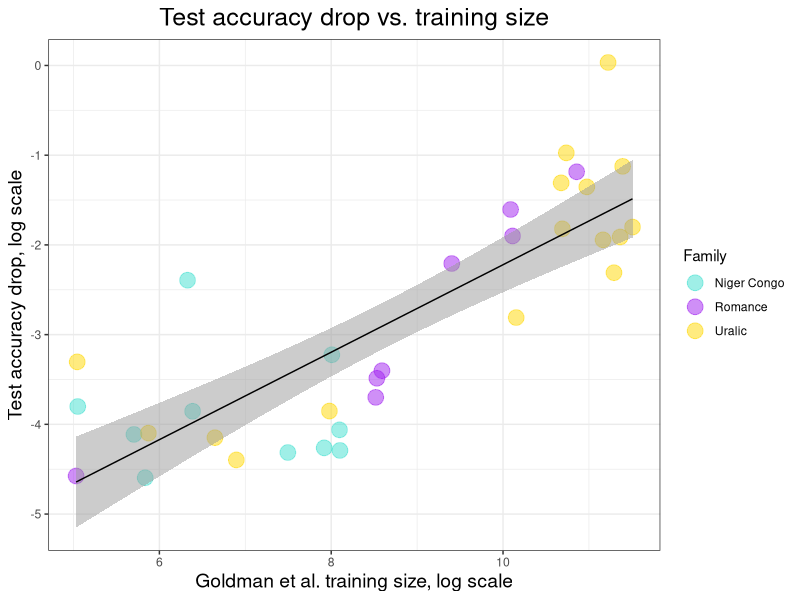
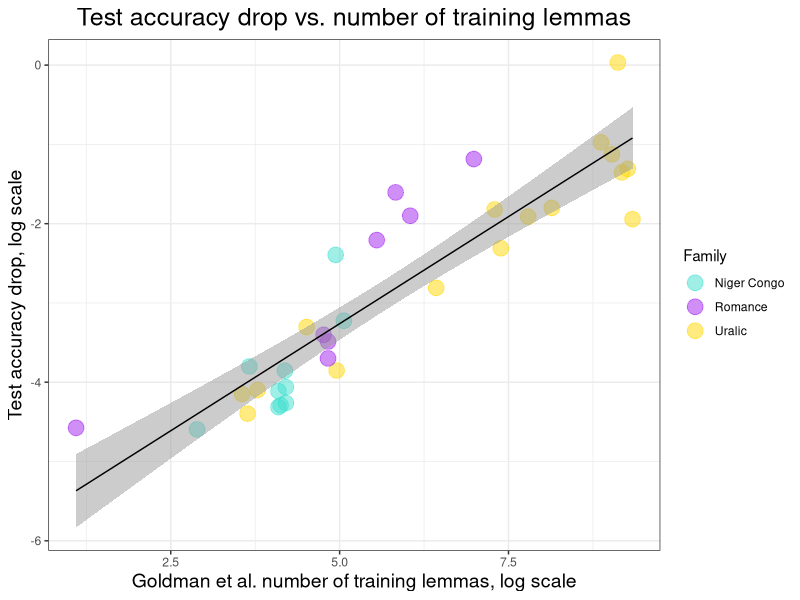
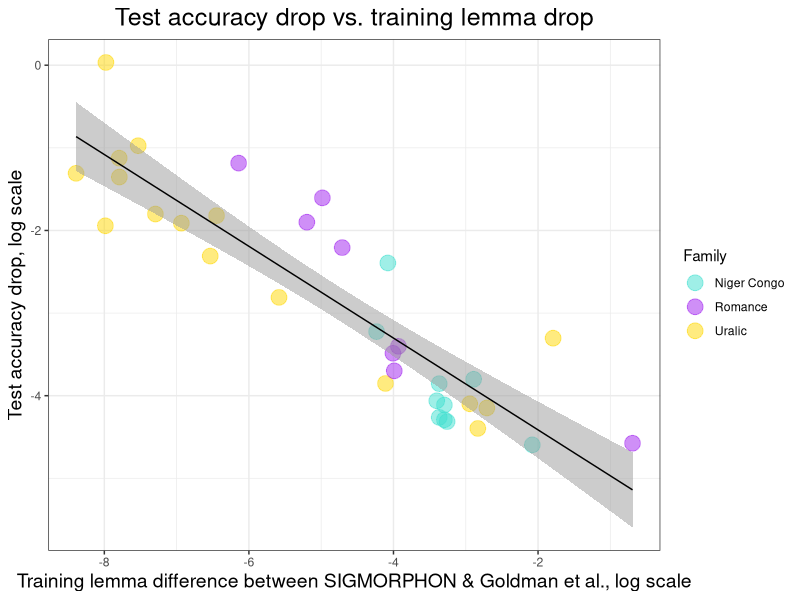
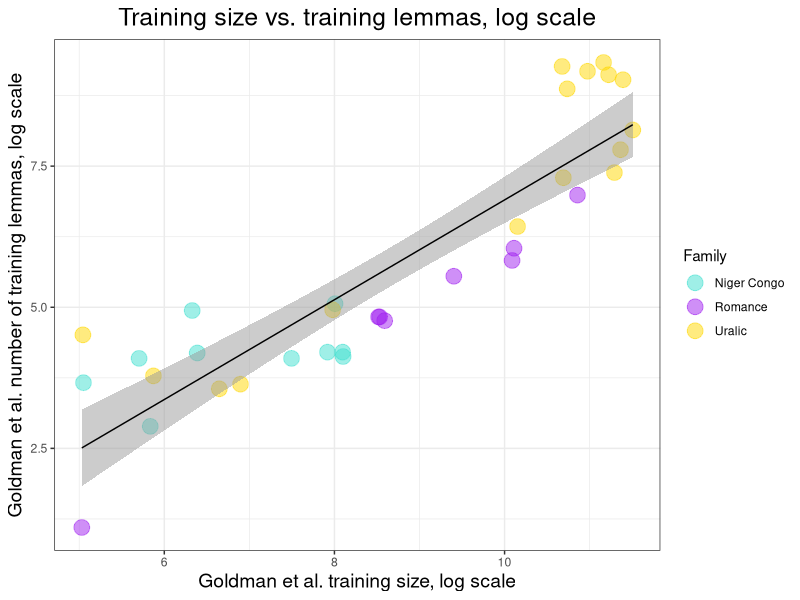
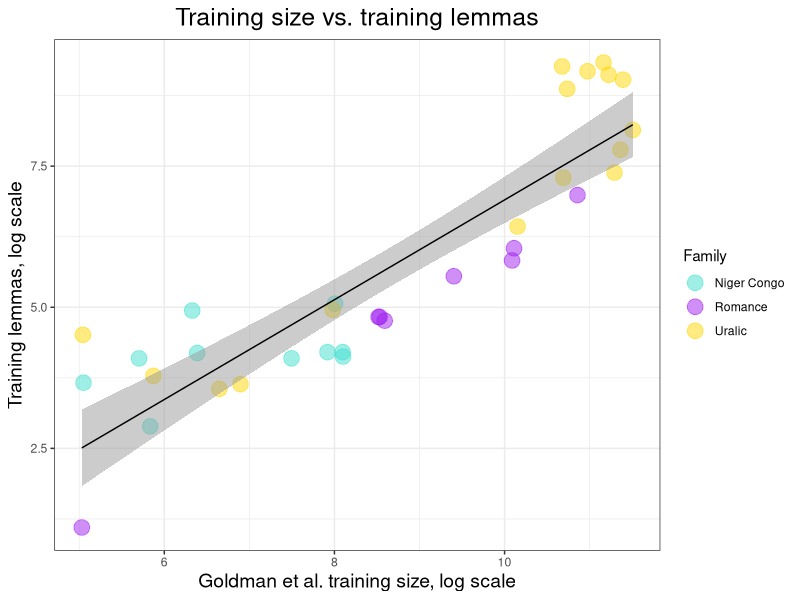
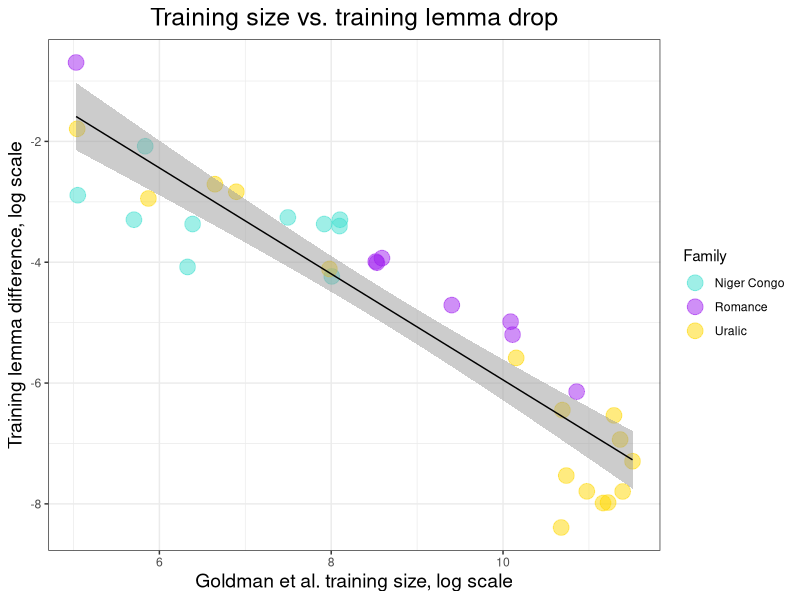
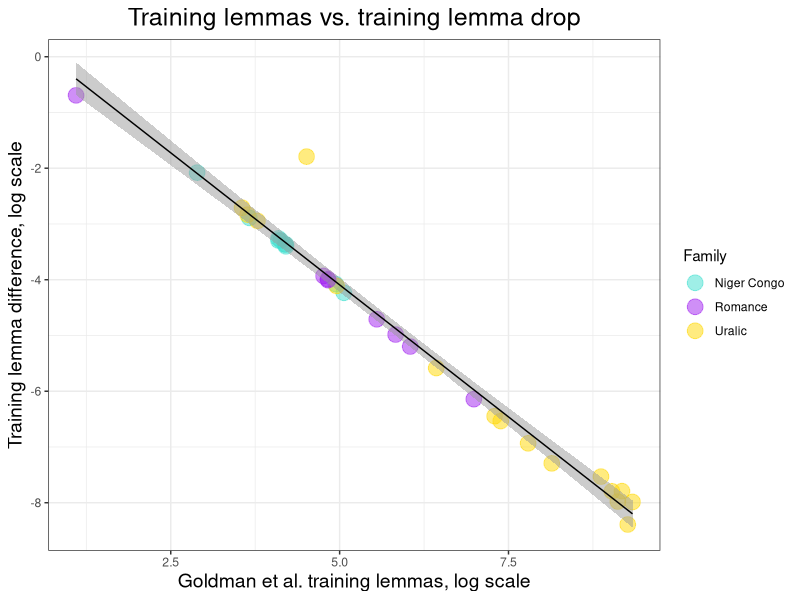
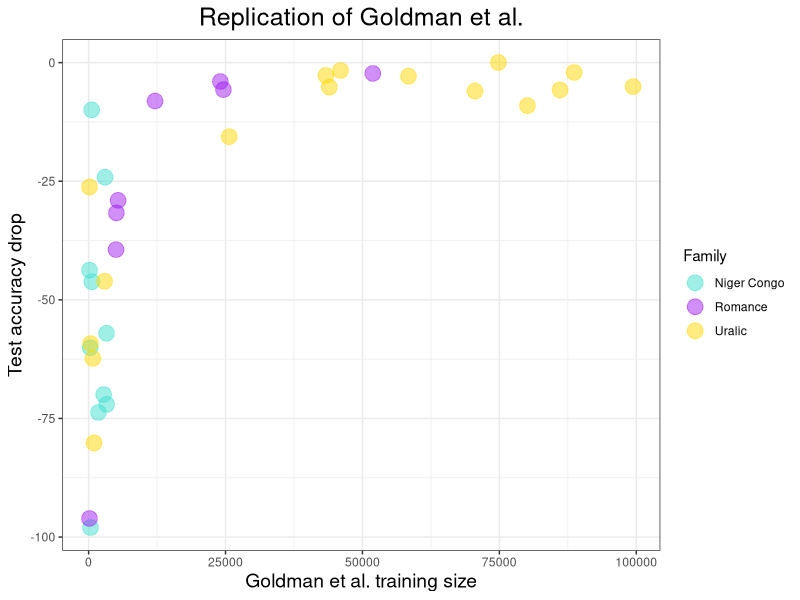

The R script that drew these images, in order:
library(ggplot2)
library(tidyverse)
library(car)

##### Load in the data #####

df<-read.csv("replication/replication_complete.csv")
# Make the family column pretty 
df$Family = str_to_title(str_replace(df$Family, "_", " "))


# We're going to be making a lot of log-log plots, so lets make our lives easier:
df$log_test_acc_drop = -1*log((-1*df$test_acc_drop)+1)
df$log_train_lemma_diff = -1*log(-1*df$train_lemma_diff_raw)


##### Plotting all the strong relationships, on the log-log scale #####

# Training size vs. test accuracy drop, log-log scale
df %>% 
  ggplot(aes(log(Goldman_train_size), log_test_acc_drop)) + 
  geom_point(aes(colour = Family), size = 5, alpha = 0.5) + 
  scale_color_manual(values=c("turquoise", "purple", "gold")) + 
  theme_bw() + 
  xlab("Goldman et al. training size, log scale") + 
  ylab("Test accuracy drop, log scale") + 
  ggtitle("Test accuracy drop vs. training size") + 
  theme(plot.title = element_text(hjust=0.5, size=18), 
        axis.title.y = element_text(size=14),
        axis.title.x = element_text(size=14),
  )  + 
  stat_smooth(method="lm", color="black", size=0.5, alpha = 0.5)

# Training lemmas vs. test accuracy drop, log-log-scale 
df %>% 
  ggplot(aes(log(Goldman_train_lemmas), log_test_acc_drop)) + 
  geom_point(aes(colour = Family), size = 5, alpha = 0.5) + 
  scale_color_manual(values=c("turquoise", "purple", "gold")) + 
  theme_bw() + 
  xlab("Goldman et al. number of training lemmas, log scale") + 
  ylab("Test accuracy drop, log scale") + 
  ggtitle("Test accuracy drop vs. number of training lemmas") + 
  theme(plot.title = element_text(hjust=0.5, size=18), 
        axis.title.y = element_text(size=14),
        axis.title.x = element_text(size=14),
  )  + 
  stat_smooth(method="lm", color="black", size=0.5, alpha = 0.5)

# Training lemma difference vs. test accuracy drop, log-log scale
df %>% 
  ggplot(aes(-log(-1*train_lemma_diff_raw), log_test_acc_drop)) + 
  geom_point(aes(colour = Family), size = 5, alpha = 0.5) + 
  scale_color_manual(values=c("turquoise", "purple", "gold")) + 
  theme_bw() + 
  xlab("Training lemma difference between SIGMORPHON & Goldman et al., log scale") + 
  ylab("Test accuracy drop, log scale") + 
  ggtitle("Test accuracy drop vs. training lemma drop") +
  theme(plot.title = element_text(hjust=0.5, size=18), 
        axis.title.y = element_text(size=14),
        axis.title.x = element_text(size=14),
  )  + 
  stat_smooth(method="lm", color="black", size=0.5, alpha = 0.5)

# Training size vs. training lemmas, log-log plot
df %>% 
  ggplot(aes(log(Goldman_train_size), log(Goldman_train_lemmas))) + 
  geom_point(aes(colour = Family), size = 5, alpha = 0.5) + 
  scale_color_manual(values=c("turquoise", "purple", "gold")) + 
  theme_bw() + 
  xlab("Goldman et al. training size, log scale") + 
  ylab("Goldman et al. number of training lemmas, log scale") + 
  ggtitle("Training size vs. training lemmas, log scale") + 
  theme(plot.title = element_text(hjust=0.5, size=18), 
        axis.title.y = element_text(size=14),
        axis.title.x = element_text(size=14),
  )  + 
  stat_smooth(method="lm", color="black", size=0.5, alpha = 0.5)



##### Basic stats before the fancy ones #####

# Calculate the basic stats we'll use
correlations <- function(a, b){
  print(cor.test(a, b, method="pearson"))
  print(cor.test(a, b, method="spearman"))
  print(cor.test(a, b, method="kendall"))
}

# Training size
correlations(log(df$Goldman_train_size), df$log_test_acc_drop)

# Training lemmas
correlations(log(df$Goldman_train_lemmas), df$log_test_acc_drop)

# Training lemma drop
correlations(df$log_train_lemma_diff, df$log_test_acc_drop)


##### Co-linearity #####

# Training size vs. training lemmas, log-log
df %>%
  ggplot(aes(log(Goldman_train_size), log(Goldman_train_lemmas))) + 
  geom_point(aes(colour = Family), size = 5, alpha = 0.5) + 
  scale_color_manual(values=c("turquoise", "purple", "gold")) + 
  theme_bw() + 
  xlab("Goldman et al. training size, log scale") + 
  ylab("Training lemmas, log scale") + 
  ggtitle("Training size vs. training lemmas") + 
  theme(plot.title = element_text(hjust=0.5, size=18), 
        axis.title.y = element_text(size=14),
        axis.title.x = element_text(size=14),
  )  + 
  stat_smooth(method="lm", color="black", size=0.5, alpha = 0.5)

correlations(log(df$Goldman_train_size), log(df$Goldman_train_lemmas))

# Training size vs. difference in training lemmas, log-log
df %>%
  ggplot(aes(log(Goldman_train_size), log_train_lemma_diff)) + 
  geom_point(aes(colour = Family), size = 5, alpha = 0.5) + 
  scale_color_manual(values=c("turquoise", "purple", "gold")) + 
  theme_bw() + 
  xlab("Goldman et al. training size, log scale") + 
  ylab("Training lemma difference, log scale") + 
  ggtitle("Training size vs. training lemma drop") + 
  theme(plot.title = element_text(hjust=0.5, size=18), 
        axis.title.y = element_text(size=14),
        axis.title.x = element_text(size=14),
  )  + 
  stat_smooth(method="lm", color="black", size=0.5, alpha = 0.5)

correlations(log(df$Goldman_train_size), df$log_train_lemma_diff)

# Training lemmas vs. difference in training lemmas, log-log
df %>%
  ggplot(aes(log(Goldman_train_lemmas), log_train_lemma_diff)) + 
  geom_point(aes(colour = Family), size = 5, alpha = 0.5) + 
  scale_color_manual(values=c("turquoise", "purple", "gold")) + 
  theme_bw() + 
  xlab("Goldman et al. training lemmas, log scale") + 
  ylab("Training lemma difference, log scale") + 
  ggtitle("Training lemmas vs. training lemma drop") + 
  theme(plot.title = element_text(hjust=0.5, size=18), 
        axis.title.y = element_text(size=14),
        axis.title.x = element_text(size=14),
  )  + 
  stat_smooth(method="lm", color="black", size=0.5, alpha = 0.5)

correlations(log(df$Goldman_train_lemmas), df$log_train_lemma_diff)



##### Pirate Stats! #####

# Fit a linear model to just train size and look at the R^2 & AIC
train_size_lm = lm(log_test_acc_drop ~ log(Goldman_train_size), data = df)
summary(train_size_lm)
AIC(train_size_lm)

# Fit a linear model to just train lemmas and look at the R^2 and AIC
train_lemma_lm = lm(log_test_acc_drop ~ log(Goldman_train_lemmas), data = df)
summary(train_lemma_lm)
AIC(train_lemma_lm)

# Fit a linear model to just lemma drop and look at the R^2 and AIC
lemma_drop_lm = lm(log_test_acc_drop ~ log_train_lemma_diff, data = df)
summary(lemma_drop_lm)
AIC(lemma_drop_lm)

# Fit a linear model to lemmas + train size
lemmas_train_lm = lm(log_test_acc_drop ~ log(Goldman_train_size) + log(Goldman_train_lemmas), data = df)
summary(lemmas_train_lm)
AIC(lemmas_train_lm)
anova(train_lemma_lm, lemmas_train_lm)
vif(lemmas_train_lm)

# Fit a linear model to lemmas + lemma drop
lemmas_drop_lm = lm(log_test_acc_drop ~ log(Goldman_train_lemmas) + log_train_lemma_diff, data = df)
summary(lemmas_drop_lm)
AIC(lemmas_drop_lm)
anova(train_lemma_lm, lemmas_drop_lm)
vif(lemmas_drop_lm)



###### Basic Scatter Plots in case we still want them later ######

# Training size
df %>% 
  ggplot(aes(Goldman_train_size, test_acc_drop)) + 
  geom_point(aes(colour = Family), size = 5, alpha = 0.5) + 
  scale_color_manual(values=c("turquoise", "purple", "gold")) + 
  theme_bw() + 
  xlab("Goldman et al. training size") + 
  ylab("Test accuracy drop") + 
  ggtitle("Replication of Goldman et al.") + 
  theme(plot.title = element_text(hjust=0.5, size=18), 
        axis.title.y = element_text(size=14),
        axis.title.x = element_text(size=14),
        )

# Training lemmas
df %>% 
  ggplot(aes(Goldman_train_lemmas, test_acc_drop)) + 
  geom_point(aes(colour = Family), size = 5, alpha = 0.5) + 
  scale_color_manual(values=c("turquoise", "purple", "gold")) + 
  theme_bw() + 
  xlab("Goldman et al. training lemmas") + 
  ylab("Test accuracy drop") + 
  ggtitle("Test accuracy drop vs. training lemmas") + 
  theme(plot.title = element_text(hjust=0.5, size=18), 
        axis.title.y = element_text(size=14),
        axis.title.x = element_text(size=14),
  )

# Raw difference
df %>% 
  ggplot(aes(train_lemma_diff_raw, test_acc_drop)) + 
  geom_point(aes(colour = Family), size = 5, alpha = 0.5) + 
  scale_color_manual(values=c("turquoise", "purple", "gold")) + 
  theme_bw() + 
  xlab("Training lemma difference between SIGMORPHON & Goldman et al.") + 
  ylab("Test accuracy drop") + 
  ggtitle("Test accuracy drop vs. training lemma drop") + 
  theme(plot.title = element_text(hjust=0.5, size=18), 
        axis.title.y = element_text(size=14),
        axis.title.x = element_text(size=14),
  )



##### Effects on test accuracy overall rather than on test #####

Gold <- df %>% 
  select(train=Goldman_train_size, 
         lemmas = Goldman_train_lemmas,
         test = Goldman_test_acc, 
         Family = Family
         ) 
Gold$Type = "Goldman"

Sigm <- df %>% 
  select(train = SIGMORPHON_train_size,
         lemmas = SIGMORPHON_train_lemmas,
         test = SIGMORPHON_test_acc,
         Family = Family
         )
Sigm$Type = "SIGMORPHON"

new_df = rbind(Gold, Sigm)

new_df %>% 
  ggplot(aes(log(train), log(test + 1), color = Type)) +
  geom_point(aes(shape = Family), size = 5, alpha = 0.5) + 
  scale_color_manual(values=c("turquoise", "purple", "gold")) + 
  stat_smooth(aes(color=Type), method="lm", size=0.5, alpha = 0.5)+ 
  theme_bw() + 
  xlab("Training size") + 
  ylab("Test accuracy") + 
  ggtitle("Test accuracy vs. training size") + 
  theme(plot.title = element_text(hjust=0.5, size=18), 
        axis.title.y = element_text(size=14),
        axis.title.x = element_text(size=14),
  ) 
correlations(log(df$Goldman_train_size), log(df$Goldman_test_acc + 1))
correlations(log(df$SIGMORPHON_train_size), log(df$SIGMORPHON_test_acc + 1))



new_df %>% 
  ggplot(aes(log(lemmas), log(test + 1), color = Type)) +
  geom_point(aes(shape = Family), size = 5, alpha = 0.5) + 
  scale_color_manual(values=c("turquoise", "purple", "gold")) + 
  stat_smooth(aes(color=Type), method="lm", size=0.5, alpha = 0.5) + 
  theme_bw() + 
  xlab("Training lemmas") + 
  ylab("Test accuracy") + 
  ggtitle("Test accuracy vs. training lemmas") + 
  theme(plot.title = element_text(hjust=0.5, size=18), 
        axis.title.y = element_text(size=14),
        axis.title.x = element_text(size=14),
  ) 

correlations(log(df$Goldman_train_lemmas), log(df$Goldman_test_acc + 1))
correlations(log(df$SIGMORPHON_train_lemmas), log(df$SIGMORPHON_test_acc + 1))

